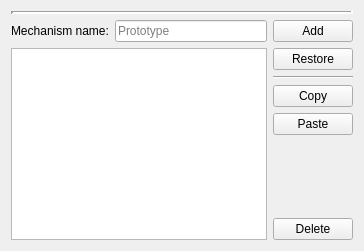
           <widget class="QWidget" name="MechanismsTabWidget" native="true">
            <layout class="QVBoxLayout" name="verticalLayout_21">
             <item>
              <widget class="Line" name="MechanismPanelSplitterLine">
               <property name="lineWidth">
                <number>3</number>
               </property>
               <property name="orientation">
                <enum>Qt::Horizontal</enum>
               </property>
              </widget>
             </item>
             <item>
              <layout class="QHBoxLayout" name="horizontalLayout_9">
               <item>
                <layout class="QVBoxLayout" name="verticalLayout_4">
                 <item>
                  <layout class="QHBoxLayout" name="horizontalLayout_11">
                   <item>
                    <widget class="QLabel" name="mechanism_storage_name_tag_text">
                     <property name="text">
                      <string>Mechanism name:</string>
                     </property>
                    </widget>
                   </item>
                   <item>
                    <widget class="QLineEdit" name="mechanism_storage_name_tag">
                     <property name="placeholderText">
                      <string>Prototype</string>
                     </property>
                     <property name="clearButtonEnabled">
                      <bool>true</bool>
                     </property>
                    </widget>
                   </item>
                  </layout>
                 </item>
                 <item>
                  <widget class="QListWidget" name="mechanism_storage">
                   <property name="statusTip">
                    <string>All expressions of this project. They will be saving with database.</string>
                   </property>
                  </widget>
                 </item>
                </layout>
               </item>
               <item>
                <layout class="QVBoxLayout" name="verticalLayout_20">
                 <item>
                  <widget class="QPushButton" name="mechanism_storage_add">
                   <property name="statusTip">
                    <string>Capture the current expression then save to the list.</string>
                   </property>
                   <property name="text">
                    <string>Add</string>
                   </property>
                   <property name="icon">
                    <iconset resource="../icons.qrc">
                     <normaloff>:/icons/data.png</normaloff>:/icons/data.png</iconset>
                   </property>
                  </widget>
                 </item>
                 <item>
                  <widget class="QPushButton" name="mechanism_storage_restore">
                   <property name="statusTip">
                    <string>Restore the selected expression.</string>
                   </property>
                   <property name="text">
                    <string>Restore</string>
                   </property>
                   <property name="icon">
                    <iconset resource="../icons.qrc">
                     <normaloff>:/icons/data_update.png</normaloff>:/icons/data_update.png</iconset>
                   </property>
                  </widget>
                 </item>
                 <item>
                  <widget class="Line" name="line_4">
                   <property name="orientation">
                    <enum>Qt::Horizontal</enum>
                   </property>
                  </widget>
                 </item>
                 <item>
                  <widget class="QPushButton" name="mechanism_storage_copy">
                   <property name="statusTip">
                    <string>Copy the specified mechanism expression as string format.</string>
                   </property>
                   <property name="text">
                    <string>Copy</string>
                   </property>
                   <property name="icon">
                    <iconset resource="../icons.qrc">
                     <normaloff>:/icons/copy.png</normaloff>:/icons/copy.png</iconset>
                   </property>
                  </widget>
                 </item>
                 <item>
                  <widget class="QPushButton" name="mechanism_storage_paste">
                   <property name="statusTip">
                    <string>Append a new expression to list by string format.</string>
                   </property>
                   <property name="text">
                    <string>Paste</string>
                   </property>
                   <property name="icon">
                    <iconset resource="../icons.qrc">
                     <normaloff>:/icons/paste.png</normaloff>:/icons/paste.png</iconset>
                   </property>
                  </widget>
                 </item>
                 <item>
                  <spacer name="verticalSpacer">
                   <property name="orientation">
                    <enum>Qt::Vertical</enum>
                   </property>
                   <property name="sizeHint" stdset="0">
                    <size>
                     <width>20</width>
                     <height>40</height>
                    </size>
                   </property>
                  </spacer>
                 </item>
                 <item>
                  <widget class="QPushButton" name="mechanism_storage_delete">
                   <property name="statusTip">
                    <string>Delete the specified mechanism.</string>
                   </property>
                   <property name="text">
                    <string>Delete</string>
                   </property>
                   <property name="icon">
                    <iconset resource="../icons.qrc">
                     <normaloff>:/icons/delete.png</normaloff>:/icons/delete.png</iconset>
                   </property>
                  </widget>
                 </item>
                </layout>
               </item>
              </layout>
             </item>
            </layout>
           </widget>
